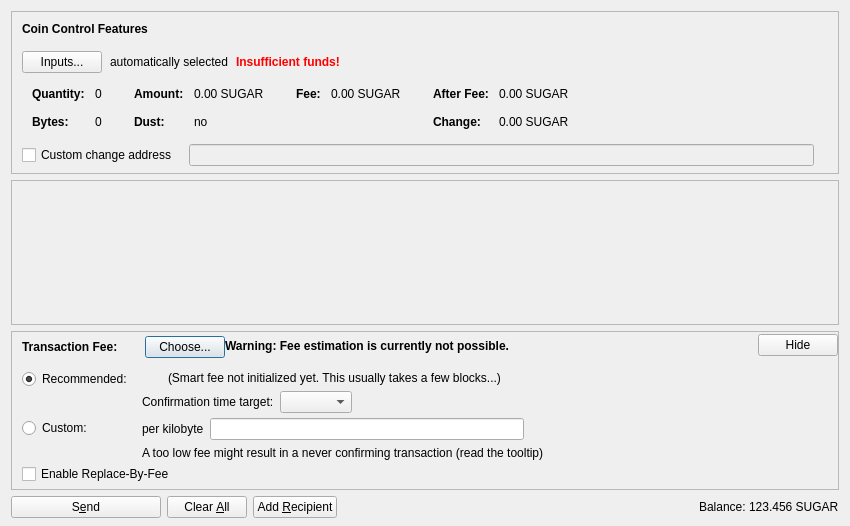
<?xml version="1.0" encoding="UTF-8"?>
<ui version="4.0">
 <class>SendCoinsDialog</class>
 <widget class="QDialog" name="SendCoinsDialog">
  <property name="geometry">
   <rect>
    <x>0</x>
    <y>0</y>
    <width>850</width>
    <height>526</height>
   </rect>
  </property>
  <property name="windowTitle">
   <string>Send Coins</string>
  </property>
  <layout class="QVBoxLayout" name="verticalLayout" stretch="0,1,0,0">
   <property name="bottomMargin">
    <number>8</number>
   </property>
   <item>
    <widget class="QFrame" name="frameCoinControl">
     <property name="sizePolicy">
      <sizepolicy hsizetype="Expanding" vsizetype="Expanding">
       <horstretch>0</horstretch>
       <verstretch>0</verstretch>
      </sizepolicy>
     </property>
     <property name="maximumSize">
      <size>
       <width>16777215</width>
       <height>16777215</height>
      </size>
     </property>
     <property name="frameShape">
      <enum>QFrame::StyledPanel</enum>
     </property>
     <property name="frameShadow">
      <enum>QFrame::Sunken</enum>
     </property>
     <layout class="QVBoxLayout" name="verticalLayoutCoinControl2">
      <property name="spacing">
       <number>0</number>
      </property>
      <property name="leftMargin">
       <number>0</number>
      </property>
      <property name="topMargin">
       <number>0</number>
      </property>
      <property name="rightMargin">
       <number>0</number>
      </property>
      <property name="bottomMargin">
       <number>6</number>
      </property>
      <item>
       <layout class="QVBoxLayout" name="verticalLayoutCoinControl" stretch="0,0,0,0,1">
        <property name="spacing">
         <number>0</number>
        </property>
        <property name="leftMargin">
         <number>10</number>
        </property>
        <property name="topMargin">
         <number>10</number>
        </property>
        <item>
         <layout class="QHBoxLayout" name="horizontalLayoutCoinControl1">
          <property name="bottomMargin">
           <number>15</number>
          </property>
          <item>
           <widget class="QLabel" name="labelCoinControlFeatures">
            <property name="sizePolicy">
             <sizepolicy hsizetype="Preferred" vsizetype="Maximum">
              <horstretch>0</horstretch>
              <verstretch>0</verstretch>
             </sizepolicy>
            </property>
            <property name="font">
             <font>
              <weight>75</weight>
              <bold>true</bold>
             </font>
            </property>
            <property name="styleSheet">
             <string notr="true">font-weight:bold;</string>
            </property>
            <property name="text">
             <string>Coin Control Features</string>
            </property>
           </widget>
          </item>
         </layout>
        </item>
        <item>
         <layout class="QHBoxLayout" name="horizontalLayoutCoinControl2" stretch="0,0,0,0">
          <property name="spacing">
           <number>8</number>
          </property>
          <property name="bottomMargin">
           <number>10</number>
          </property>
          <item>
           <widget class="QPushButton" name="pushButtonCoinControl">
            <property name="styleSheet">
             <string notr="true"/>
            </property>
            <property name="text">
             <string>Inputs...</string>
            </property>
            <property name="autoDefault">
             <bool>false</bool>
            </property>
           </widget>
          </item>
          <item>
           <widget class="QLabel" name="labelCoinControlAutomaticallySelected">
            <property name="text">
             <string>automatically selected</string>
            </property>
            <property name="margin">
             <number>5</number>
            </property>
           </widget>
          </item>
          <item>
           <widget class="QLabel" name="labelCoinControlInsuffFunds">
            <property name="font">
             <font>
              <weight>75</weight>
              <bold>true</bold>
             </font>
            </property>
            <property name="styleSheet">
             <string notr="true">color:red;font-weight:bold;</string>
            </property>
            <property name="text">
             <string>Insufficient funds!</string>
            </property>
            <property name="margin">
             <number>5</number>
            </property>
           </widget>
          </item>
          <item>
           <spacer name="horizontalSpacerCoinControl">
            <property name="orientation">
             <enum>Qt::Horizontal</enum>
            </property>
            <property name="sizeHint" stdset="0">
             <size>
              <width>40</width>
              <height>1</height>
             </size>
            </property>
           </spacer>
          </item>
         </layout>
        </item>
        <item>
         <widget class="QWidget" name="widgetCoinControl" native="true">
          <property name="sizePolicy">
           <sizepolicy hsizetype="Preferred" vsizetype="Preferred">
            <horstretch>0</horstretch>
            <verstretch>0</verstretch>
           </sizepolicy>
          </property>
          <property name="minimumSize">
           <size>
            <width>0</width>
            <height>0</height>
           </size>
          </property>
          <property name="styleSheet">
           <string notr="true"/>
          </property>
          <layout class="QHBoxLayout" name="horizontalLayoutCoinControl5">
           <property name="leftMargin">
            <number>0</number>
           </property>
           <property name="topMargin">
            <number>0</number>
           </property>
           <property name="rightMargin">
            <number>0</number>
           </property>
           <property name="bottomMargin">
            <number>0</number>
           </property>
           <item>
            <layout class="QHBoxLayout" name="horizontalLayoutCoinControl3" stretch="0,0,0,1">
             <property name="spacing">
              <number>20</number>
             </property>
             <property name="topMargin">
              <number>0</number>
             </property>
             <property name="bottomMargin">
              <number>10</number>
             </property>
             <item>
              <layout class="QFormLayout" name="formLayoutCoinControl1">
               <property name="horizontalSpacing">
                <number>10</number>
               </property>
               <property name="verticalSpacing">
                <number>14</number>
               </property>
               <property name="leftMargin">
                <number>10</number>
               </property>
               <property name="topMargin">
                <number>4</number>
               </property>
               <property name="rightMargin">
                <number>6</number>
               </property>
               <item row="0" column="0">
                <widget class="QLabel" name="labelCoinControlQuantityText">
                 <property name="font">
                  <font>
                   <weight>75</weight>
                   <bold>true</bold>
                  </font>
                 </property>
                 <property name="text">
                  <string>Quantity:</string>
                 </property>
                 <property name="margin">
                  <number>0</number>
                 </property>
                </widget>
               </item>
               <item row="0" column="1">
                <widget class="QLabel" name="labelCoinControlQuantity">
                 <property name="cursor">
                  <cursorShape>IBeamCursor</cursorShape>
                 </property>
                 <property name="contextMenuPolicy">
                  <enum>Qt::ActionsContextMenu</enum>
                 </property>
                 <property name="text">
                  <string notr="true">0</string>
                 </property>
                 <property name="margin">
                  <number>0</number>
                 </property>
                 <property name="textInteractionFlags">
                  <set>Qt::LinksAccessibleByMouse|Qt::TextSelectableByKeyboard|Qt::TextSelectableByMouse</set>
                 </property>
                </widget>
               </item>
               <item row="1" column="0">
                <widget class="QLabel" name="labelCoinControlBytesText">
                 <property name="font">
                  <font>
                   <weight>75</weight>
                   <bold>true</bold>
                  </font>
                 </property>
                 <property name="text">
                  <string>Bytes:</string>
                 </property>
                </widget>
               </item>
               <item row="1" column="1">
                <widget class="QLabel" name="labelCoinControlBytes">
                 <property name="cursor">
                  <cursorShape>IBeamCursor</cursorShape>
                 </property>
                 <property name="contextMenuPolicy">
                  <enum>Qt::ActionsContextMenu</enum>
                 </property>
                 <property name="text">
                  <string notr="true">0</string>
                 </property>
                 <property name="textInteractionFlags">
                  <set>Qt::LinksAccessibleByMouse|Qt::TextSelectableByKeyboard|Qt::TextSelectableByMouse</set>
                 </property>
                </widget>
               </item>
              </layout>
             </item>
             <item>
              <layout class="QFormLayout" name="formLayoutCoinControl2">
               <property name="horizontalSpacing">
                <number>10</number>
               </property>
               <property name="verticalSpacing">
                <number>14</number>
               </property>
               <property name="leftMargin">
                <number>6</number>
               </property>
               <property name="topMargin">
                <number>4</number>
               </property>
               <property name="rightMargin">
                <number>6</number>
               </property>
               <item row="0" column="0">
                <widget class="QLabel" name="labelCoinControlAmountText">
                 <property name="font">
                  <font>
                   <weight>75</weight>
                   <bold>true</bold>
                  </font>
                 </property>
                 <property name="text">
                  <string>Amount:</string>
                 </property>
                 <property name="margin">
                  <number>0</number>
                 </property>
                </widget>
               </item>
               <item row="0" column="1">
                <widget class="QLabel" name="labelCoinControlAmount">
                 <property name="cursor">
                  <cursorShape>IBeamCursor</cursorShape>
                 </property>
                 <property name="contextMenuPolicy">
                  <enum>Qt::ActionsContextMenu</enum>
                 </property>
                 <property name="text">
                  <string notr="true">0.00 SUGAR</string>
                 </property>
                 <property name="textInteractionFlags">
                  <set>Qt::LinksAccessibleByMouse|Qt::TextSelectableByKeyboard|Qt::TextSelectableByMouse</set>
                 </property>
                </widget>
               </item>
               <item row="1" column="0">
                <widget class="QLabel" name="labelCoinControlLowOutputText">
                 <property name="font">
                  <font>
                   <weight>75</weight>
                   <bold>true</bold>
                  </font>
                 </property>
                 <property name="text">
                  <string>Dust:</string>
                 </property>
                </widget>
               </item>
               <item row="1" column="1">
                <widget class="QLabel" name="labelCoinControlLowOutput">
                 <property name="cursor">
                  <cursorShape>IBeamCursor</cursorShape>
                 </property>
                 <property name="contextMenuPolicy">
                  <enum>Qt::ActionsContextMenu</enum>
                 </property>
                 <property name="text">
                  <string notr="true">no</string>
                 </property>
                 <property name="textInteractionFlags">
                  <set>Qt::LinksAccessibleByMouse|Qt::TextSelectableByKeyboard|Qt::TextSelectableByMouse</set>
                 </property>
                </widget>
               </item>
              </layout>
             </item>
             <item>
              <layout class="QFormLayout" name="formLayoutCoinControl3">
               <property name="horizontalSpacing">
                <number>10</number>
               </property>
               <property name="verticalSpacing">
                <number>14</number>
               </property>
               <property name="leftMargin">
                <number>6</number>
               </property>
               <property name="topMargin">
                <number>4</number>
               </property>
               <property name="rightMargin">
                <number>6</number>
               </property>
               <item row="0" column="0">
                <widget class="QLabel" name="labelCoinControlFeeText">
                 <property name="font">
                  <font>
                   <weight>75</weight>
                   <bold>true</bold>
                  </font>
                 </property>
                 <property name="text">
                  <string>Fee:</string>
                 </property>
                 <property name="margin">
                  <number>0</number>
                 </property>
                </widget>
               </item>
               <item row="0" column="1">
                <widget class="QLabel" name="labelCoinControlFee">
                 <property name="cursor">
                  <cursorShape>IBeamCursor</cursorShape>
                 </property>
                 <property name="contextMenuPolicy">
                  <enum>Qt::ActionsContextMenu</enum>
                 </property>
                 <property name="text">
                  <string notr="true">0.00 SUGAR</string>
                 </property>
                 <property name="textInteractionFlags">
                  <set>Qt::LinksAccessibleByMouse|Qt::TextSelectableByKeyboard|Qt::TextSelectableByMouse</set>
                 </property>
                </widget>
               </item>
              </layout>
             </item>
             <item>
              <layout class="QFormLayout" name="formLayoutCoinControl4">
               <property name="horizontalSpacing">
                <number>10</number>
               </property>
               <property name="verticalSpacing">
                <number>14</number>
               </property>
               <property name="leftMargin">
                <number>6</number>
               </property>
               <property name="topMargin">
                <number>4</number>
               </property>
               <property name="rightMargin">
                <number>6</number>
               </property>
               <item row="0" column="0">
                <widget class="QLabel" name="labelCoinControlAfterFeeText">
                 <property name="font">
                  <font>
                   <weight>75</weight>
                   <bold>true</bold>
                  </font>
                 </property>
                 <property name="text">
                  <string>After Fee:</string>
                 </property>
                 <property name="margin">
                  <number>0</number>
                 </property>
                </widget>
               </item>
               <item row="0" column="1">
                <widget class="QLabel" name="labelCoinControlAfterFee">
                 <property name="cursor">
                  <cursorShape>IBeamCursor</cursorShape>
                 </property>
                 <property name="contextMenuPolicy">
                  <enum>Qt::ActionsContextMenu</enum>
                 </property>
                 <property name="text">
                  <string notr="true">0.00 SUGAR</string>
                 </property>
                 <property name="textInteractionFlags">
                  <set>Qt::LinksAccessibleByMouse|Qt::TextSelectableByKeyboard|Qt::TextSelectableByMouse</set>
                 </property>
                </widget>
               </item>
               <item row="1" column="0">
                <widget class="QLabel" name="labelCoinControlChangeText">
                 <property name="font">
                  <font>
                   <weight>75</weight>
                   <bold>true</bold>
                  </font>
                 </property>
                 <property name="text">
                  <string>Change:</string>
                 </property>
                </widget>
               </item>
               <item row="1" column="1">
                <widget class="QLabel" name="labelCoinControlChange">
                 <property name="cursor">
                  <cursorShape>IBeamCursor</cursorShape>
                 </property>
                 <property name="contextMenuPolicy">
                  <enum>Qt::ActionsContextMenu</enum>
                 </property>
                 <property name="text">
                  <string notr="true">0.00 SUGAR</string>
                 </property>
                 <property name="textInteractionFlags">
                  <set>Qt::LinksAccessibleByMouse|Qt::TextSelectableByKeyboard|Qt::TextSelectableByMouse</set>
                 </property>
                </widget>
               </item>
              </layout>
             </item>
            </layout>
           </item>
          </layout>
         </widget>
        </item>
        <item>
         <layout class="QHBoxLayout" name="horizontalLayoutCoinControl4" stretch="0,0,0">
          <property name="spacing">
           <number>12</number>
          </property>
          <property name="sizeConstraint">
           <enum>QLayout::SetDefaultConstraint</enum>
          </property>
          <property name="topMargin">
           <number>5</number>
          </property>
          <property name="rightMargin">
           <number>5</number>
          </property>
          <item>
           <widget class="QCheckBox" name="checkBoxCoinControlChange">
            <property name="toolTip">
             <string>If this is activated, but the change address is empty or invalid, change will be sent to a newly generated address.</string>
            </property>
            <property name="text">
             <string>Custom change address</string>
            </property>
           </widget>
          </item>
          <item>
           <widget class="QValidatedLineEdit" name="lineEditCoinControlChange">
            <property name="enabled">
             <bool>false</bool>
            </property>
            <property name="sizePolicy">
             <sizepolicy hsizetype="Expanding" vsizetype="Fixed">
              <horstretch>0</horstretch>
              <verstretch>0</verstretch>
             </sizepolicy>
            </property>
           </widget>
          </item>
          <item>
           <widget class="QLabel" name="labelCoinControlChangeLabel">
            <property name="sizePolicy">
             <sizepolicy hsizetype="Preferred" vsizetype="Expanding">
              <horstretch>0</horstretch>
              <verstretch>0</verstretch>
             </sizepolicy>
            </property>
            <property name="minimumSize">
             <size>
              <width>0</width>
              <height>0</height>
             </size>
            </property>
            <property name="text">
             <string/>
            </property>
            <property name="margin">
             <number>3</number>
            </property>
           </widget>
          </item>
         </layout>
        </item>
        <item>
         <spacer name="verticalSpacerCoinControl">
          <property name="orientation">
           <enum>Qt::Vertical</enum>
          </property>
          <property name="sizeHint" stdset="0">
           <size>
            <width>800</width>
            <height>1</height>
           </size>
          </property>
         </spacer>
        </item>
       </layout>
      </item>
     </layout>
    </widget>
   </item>
   <item>
    <widget class="QScrollArea" name="scrollArea">
     <property name="widgetResizable">
      <bool>true</bool>
     </property>
     <widget class="QWidget" name="scrollAreaWidgetContents">
      <property name="geometry">
       <rect>
        <x>0</x>
        <y>0</y>
        <width>830</width>
        <height>104</height>
       </rect>
      </property>
      <layout class="QVBoxLayout" name="verticalLayout_2" stretch="0,1">
       <property name="leftMargin">
        <number>0</number>
       </property>
       <property name="topMargin">
        <number>0</number>
       </property>
       <property name="rightMargin">
        <number>0</number>
       </property>
       <property name="bottomMargin">
        <number>0</number>
       </property>
       <item>
        <layout class="QVBoxLayout" name="entries">
         <property name="spacing">
          <number>6</number>
         </property>
        </layout>
       </item>
       <item>
        <spacer name="verticalSpacer">
         <property name="orientation">
          <enum>Qt::Vertical</enum>
         </property>
         <property name="sizeHint" stdset="0">
          <size>
           <width>20</width>
           <height>40</height>
          </size>
         </property>
        </spacer>
       </item>
      </layout>
     </widget>
    </widget>
   </item>
   <item>
    <widget class="QFrame" name="frameFee">
     <property name="sizePolicy">
      <sizepolicy hsizetype="Expanding" vsizetype="Expanding">
       <horstretch>0</horstretch>
       <verstretch>0</verstretch>
      </sizepolicy>
     </property>
     <property name="maximumSize">
      <size>
       <width>16777215</width>
       <height>16777215</height>
      </size>
     </property>
     <property name="frameShape">
      <enum>QFrame::StyledPanel</enum>
     </property>
     <property name="frameShadow">
      <enum>QFrame::Sunken</enum>
     </property>
     <layout class="QVBoxLayout" name="verticalLayoutFee1">
      <property name="spacing">
       <number>0</number>
      </property>
      <property name="leftMargin">
       <number>0</number>
      </property>
      <property name="topMargin">
       <number>0</number>
      </property>
      <property name="rightMargin">
       <number>0</number>
      </property>
      <property name="bottomMargin">
       <number>0</number>
      </property>
      <item>
       <layout class="QVBoxLayout" name="verticalLayoutFee2" stretch="0,0,0">
        <property name="spacing">
         <number>0</number>
        </property>
        <property name="leftMargin">
         <number>10</number>
        </property>
        <property name="topMargin">
         <number>0</number>
        </property>
        <item>
         <layout class="QHBoxLayout" name="horizontalLayoutFee1">
          <property name="bottomMargin">
           <number>0</number>
          </property>
          <item>
           <layout class="QVBoxLayout" name="verticalLayoutFee7">
            <property name="spacing">
             <number>0</number>
            </property>
            <item>
             <spacer name="verticalSpacerSmartFee">
              <property name="orientation">
               <enum>Qt::Vertical</enum>
              </property>
              <property name="sizeType">
               <enum>QSizePolicy::Fixed</enum>
              </property>
              <property name="sizeHint" stdset="0">
               <size>
                <width>1</width>
                <height>4</height>
               </size>
              </property>
             </spacer>
            </item>
            <item>
             <layout class="QHBoxLayout" name="horizontalLayoutSmartFee">
              <property name="spacing">
               <number>10</number>
              </property>
              <item>
               <widget class="QLabel" name="labelFeeHeadline">
                <property name="sizePolicy">
                 <sizepolicy hsizetype="Preferred" vsizetype="Maximum">
                  <horstretch>0</horstretch>
                  <verstretch>0</verstretch>
                 </sizepolicy>
                </property>
                <property name="font">
                 <font>
                  <weight>75</weight>
                  <bold>true</bold>
                 </font>
                </property>
                <property name="styleSheet">
                 <string notr="true">font-weight:bold;</string>
                </property>
                <property name="text">
                 <string>Transaction Fee:</string>
                </property>
               </widget>
              </item>
              <item>
               <widget class="QLabel" name="labelFeeMinimized">
                <property name="text">
                 <string/>
                </property>
               </widget>
              </item>
              <item>
               <widget class="QPushButton" name="buttonChooseFee">
                <property name="text">
                 <string>Choose...</string>
                </property>
               </widget>
              </item>
             </layout>
            </item>
            <item>
             <spacer name="verticalSpacer_5">
              <property name="orientation">
               <enum>Qt::Vertical</enum>
              </property>
              <property name="sizeHint" stdset="0">
               <size>
                <width>1</width>
                <height>1</height>
               </size>
              </property>
             </spacer>
            </item>
           </layout>
          </item>
          <item>
           <widget class="QLabel" name="fallbackFeeWarningLabel">
            <property name="toolTip">
             <string>Using the fallbackfee can result in sending a transaction that will take several hours or days (or never) to confirm. Consider choosing your fee manually or wait until you have validated the complete chain.</string>
            </property>
            <property name="font">
            <font>
                <weight>75</weight>
                <bold>true</bold>
            </font>
            </property>
            <property name="text">
             <string>Warning: Fee estimation is currently not possible.</string>
            </property>
            <property name="wordWrap">
             <bool>false</bool>
            </property>
           </widget>
          </item>
          <item>
           <spacer name="horizontalSpacer_4">
            <property name="orientation">
             <enum>Qt::Horizontal</enum>
            </property>
            <property name="sizeType">
             <enum>QSizePolicy::MinimumExpanding</enum>
            </property>
            <property name="sizeHint" stdset="0">
             <size>
              <width>40</width>
              <height>20</height>
             </size>
            </property>
           </spacer>
          </item>
          <item>
           <widget class="QPushButton" name="buttonMinimizeFee">
            <property name="toolTip">
             <string>Hide transaction fee settings</string>
            </property>
            <property name="text">
             <string>Hide</string>
            </property>
           </widget>
          </item>
         </layout>
        </item>
        <item>
         <widget class="QFrame" name="frameFeeSelection">
          <layout class="QVBoxLayout" name="verticalLayoutFee12">
           <property name="spacing">
            <number>0</number>
           </property>
           <property name="leftMargin">
            <number>0</number>
           </property>
           <property name="topMargin">
            <number>0</number>
           </property>
           <property name="rightMargin">
            <number>0</number>
           </property>
           <property name="bottomMargin">
            <number>0</number>
           </property>
           <item>
            <layout class="QGridLayout" name="gridLayoutFee">
             <property name="topMargin">
              <number>10</number>
             </property>
             <property name="bottomMargin">
              <number>4</number>
             </property>
             <property name="horizontalSpacing">
              <number>10</number>
             </property>
             <property name="verticalSpacing">
              <number>4</number>
             </property>
             <item row="1" column="1">
              <layout class="QVBoxLayout" name="verticalLayoutFee8">
               <property name="spacing">
                <number>6</number>
               </property>
               <item>
                <layout class="QHBoxLayout" name="horizontalLayoutFee13">
                 <item>
                  <widget class="QLabel" name="labelCustomPerKilobyte">
                   <property name="toolTip">
                    <string>Specify a custom fee per kB (1,000 bytes) of the transaction's virtual size.

Note:  Since the fee is calculated on a per-byte basis, a fee of "100 satoshis per kB" for a transaction size of 500 bytes (half of 1 kB) would ultimately yield a fee of only 50 satoshis.</string>
                   </property>
                   <property name="text">
                    <string>per kilobyte</string>
                   </property>
                  </widget>
                 </item>
                 <item>
                  <widget class="BitcoinAmountField" name="customFee"/>
                 </item>
                 <item>
                  <spacer name="horizontalSpacer_6">
                   <property name="orientation">
                    <enum>Qt::Horizontal</enum>
                   </property>
                   <property name="sizeHint" stdset="0">
                    <size>
                     <width>1</width>
                     <height>1</height>
                    </size>
                   </property>
                  </spacer>
                 </item>
                </layout>
               </item>
               <item>
                <layout class="QHBoxLayout" name="horizontalLayoutFee8">
                 <item>
                  <widget class="QLabel" name="labelCustomFeeWarning">
                   <property name="enabled">
                    <bool>true</bool>
                   </property>
                   <property name="toolTip">
                    <string>When there is less transaction volume than space in the blocks, miners as well as relaying nodes may enforce a minimum fee. Paying only this minimum fee is just fine, but be aware that this can result in a never confirming transaction once there is more demand for sugarchain transactions than the network can process.</string>
                   </property>
                   <property name="text">
                    <string>A too low fee might result in a never confirming transaction (read the tooltip)</string>
                   </property>
                  </widget>
                 </item>
                 <item>
                  <spacer name="horizontalSpacer_2">
                   <property name="orientation">
                    <enum>Qt::Horizontal</enum>
                   </property>
                   <property name="sizeHint" stdset="0">
                    <size>
                     <width>1</width>
                     <height>1</height>
                    </size>
                   </property>
                  </spacer>
                 </item>
                </layout>
               </item>
              </layout>
             </item>
             <item row="0" column="0">
              <layout class="QVBoxLayout" name="verticalLayoutFee4" stretch="0,1">
               <item>
                <widget class="QRadioButton" name="radioSmartFee">
                 <property name="text">
                  <string>Recommended:</string>
                 </property>
                 <property name="checked">
                  <bool>true</bool>
                 </property>
                 <attribute name="buttonGroup">
                  <string notr="true">groupFee</string>
                 </attribute>
                </widget>
               </item>
               <item>
                <spacer name="verticalSpacer_2">
                 <property name="orientation">
                  <enum>Qt::Vertical</enum>
                 </property>
                 <property name="sizeHint" stdset="0">
                  <size>
                   <width>1</width>
                   <height>1</height>
                  </size>
                 </property>
                </spacer>
               </item>
              </layout>
             </item>
             <item row="1" column="0">
              <layout class="QVBoxLayout" name="verticalLayoutFee9" stretch="0,1">
               <item>
                <widget class="QRadioButton" name="radioCustomFee">
                 <property name="text">
                  <string>Custom:</string>
                 </property>
                 <attribute name="buttonGroup">
                  <string notr="true">groupFee</string>
                 </attribute>
                </widget>
               </item>
               <item>
                <spacer name="verticalSpacer_6">
                 <property name="orientation">
                  <enum>Qt::Vertical</enum>
                 </property>
                 <property name="sizeHint" stdset="0">
                  <size>
                   <width>1</width>
                   <height>1</height>
                  </size>
                 </property>
                </spacer>
               </item>
              </layout>
             </item>
             <item row="0" column="1">
              <layout class="QVBoxLayout" name="verticalLayoutFee3" stretch="0,0,1">
               <property name="spacing">
                <number>6</number>
               </property>
               <property name="topMargin">
                <number>2</number>
               </property>
               <item>
                <layout class="QHBoxLayout" name="horizontalLayoutFee12">
                 <item>
                  <widget class="QLabel" name="labelSmartFee">
                   <property name="text">
                    <string/>
                   </property>
                  </widget>
                 </item>
                 <item>
                  <widget class="QLabel" name="labelFeeEstimation">
                   <property name="text">
                    <string/>
                   </property>
                  </widget>
                 </item>
                 <item>
                  <widget class="QLabel" name="labelSmartFee2">
                   <property name="text">
                    <string>(Smart fee not initialized yet. This usually takes a few blocks...)</string>
                   </property>
                  </widget>
                 </item>
                 <item>
                  <spacer name="horizontalSpacer_5">
                   <property name="orientation">
                    <enum>Qt::Horizontal</enum>
                   </property>
                   <property name="sizeHint" stdset="0">
                    <size>
                     <width>1</width>
                     <height>1</height>
                    </size>
                   </property>
                  </spacer>
                 </item>
                </layout>
               </item>
               <item>
                <layout class="QHBoxLayout" name="horizontalLayoutFee9">
                 <item>
                  <layout class="QVBoxLayout" name="verticalLayoutFee6">
                   <item>
                    <widget class="QLabel" name="labelSmartFee3">
                     <property name="text">
                      <string>Confirmation time target:</string>
                     </property>
                    </widget>
                   </item>
                  </layout>
                 </item>
                 <item>
                  <layout class="QVBoxLayout" name="verticalLayoutFee5">
                   <property name="rightMargin">
                    <number>30</number>
                   </property>
                   <item>
                    <layout class="QHBoxLayout" name="horizontalLayoutConfTarget">
                     <property name="bottomMargin">
                      <number>0</number>
                     </property>
                     <item>
                      <widget class="QComboBox" name="confTargetSelector"/>
                     </item>
                     <item>
                      <spacer name="horizontalSpacerConfTarget">
                       <property name="orientation">
                        <enum>Qt::Horizontal</enum>
                       </property>
                       <property name="sizeHint" stdset="0">
                        <size>
                         <width>40</width>
                         <height>20</height>
                        </size>
                       </property>
                      </spacer>
                     </item>
                    </layout>
                   </item>
                  </layout>
                 </item>
                </layout>
               </item>
               <item>
                <spacer name="verticalSpacer_4">
                 <property name="orientation">
                  <enum>Qt::Vertical</enum>
                 </property>
                 <property name="sizeHint" stdset="0">
                  <size>
                   <width>1</width>
                   <height>1</height>
                  </size>
                 </property>
                </spacer>
               </item>
              </layout>
             </item>
            </layout>
           </item>
           <item>
            <widget class="QCheckBox" name="optInRBF">
             <property name="text">
              <string>Enable Replace-By-Fee</string>
             </property>
             <property name="toolTip">
              <string>With Replace-By-Fee (BIP-125) you can increase a transaction's fee after it is sent. Without this, a higher fee may be recommended to compensate for increased transaction delay risk.</string>
             </property>
            </widget>
           </item>
          </layout>
         </widget>
        </item>
        <item>
         <spacer name="verticalSpacerFee">
          <property name="orientation">
           <enum>Qt::Vertical</enum>
          </property>
          <property name="sizeHint" stdset="0">
           <size>
            <width>40</width>
            <height>5</height>
           </size>
          </property>
         </spacer>
        </item>
       </layout>
      </item>
     </layout>
    </widget>
   </item>
   <item>
    <layout class="QHBoxLayout" name="horizontalLayout">
     <item>
      <widget class="QPushButton" name="sendButton">
       <property name="minimumSize">
        <size>
         <width>150</width>
         <height>0</height>
        </size>
       </property>
       <property name="toolTip">
        <string>Confirm the send action</string>
       </property>
       <property name="text">
        <string>S&amp;end</string>
       </property>
       <property name="icon">
        <iconset resource="../bitcoin.qrc">
         <normaloff>:/icons/send</normaloff>:/icons/send</iconset>
       </property>
       <property name="autoDefault">
        <bool>false</bool>
       </property>
       <property name="default">
        <bool>false</bool>
       </property>
      </widget>
     </item>
     <item>
      <widget class="QPushButton" name="clearButton">
       <property name="sizePolicy">
        <sizepolicy hsizetype="Minimum" vsizetype="Fixed">
         <horstretch>0</horstretch>
         <verstretch>0</verstretch>
        </sizepolicy>
       </property>
       <property name="toolTip">
        <string>Clear all fields of the form.</string>
       </property>
       <property name="text">
        <string>Clear &amp;All</string>
       </property>
       <property name="icon">
        <iconset resource="../bitcoin.qrc">
         <normaloff>:/icons/remove</normaloff>:/icons/remove</iconset>
       </property>
       <property name="autoDefault">
        <bool>false</bool>
       </property>
      </widget>
     </item>
     <item>
      <widget class="QPushButton" name="addButton">
       <property name="toolTip">
        <string>Send to multiple recipients at once</string>
       </property>
       <property name="text">
        <string>Add &amp;Recipient</string>
       </property>
       <property name="icon">
        <iconset resource="../bitcoin.qrc">
         <normaloff>:/icons/add</normaloff>:/icons/add</iconset>
       </property>
       <property name="autoDefault">
        <bool>false</bool>
       </property>
      </widget>
     </item>
     <item>
      <spacer name="horizontalSpacer">
       <property name="orientation">
        <enum>Qt::Horizontal</enum>
       </property>
       <property name="sizeHint" stdset="0">
        <size>
         <width>40</width>
         <height>20</height>
        </size>
       </property>
      </spacer>
     </item>
     <item>
      <layout class="QHBoxLayout" name="horizontalLayout_2">
       <property name="spacing">
        <number>3</number>
       </property>
       <item>
        <widget class="QLabel" name="labelBalanceName">
         <property name="sizePolicy">
          <sizepolicy hsizetype="Preferred" vsizetype="Fixed">
           <horstretch>0</horstretch>
           <verstretch>0</verstretch>
          </sizepolicy>
         </property>
         <property name="text">
          <string>Balance:</string>
         </property>
        </widget>
       </item>
       <item>
        <widget class="QLabel" name="labelBalance">
         <property name="sizePolicy">
          <sizepolicy hsizetype="Preferred" vsizetype="Fixed">
           <horstretch>0</horstretch>
           <verstretch>0</verstretch>
          </sizepolicy>
         </property>
         <property name="cursor">
          <cursorShape>IBeamCursor</cursorShape>
         </property>
         <property name="text">
          <string notr="true">123.456 SUGAR</string>
         </property>
         <property name="textInteractionFlags">
          <set>Qt::LinksAccessibleByMouse|Qt::TextSelectableByKeyboard|Qt::TextSelectableByMouse</set>
         </property>
        </widget>
       </item>
      </layout>
     </item>
    </layout>
   </item>
  </layout>
 </widget>
 <customwidgets>
  <customwidget>
   <class>QValidatedLineEdit</class>
   <extends>QLineEdit</extends>
   <header>qt/qvalidatedlineedit.h</header>
  </customwidget>
  <customwidget>
   <class>BitcoinAmountField</class>
   <extends>QLineEdit</extends>
   <header>qt/bitcoinamountfield.h</header>
   <container>1</container>
  </customwidget>
 </customwidgets>
 <resources>
  <include location="../bitcoin.qrc"/>
 </resources>
 <connections/>
 <buttongroups>
  <buttongroup name="groupFee"/>
 </buttongroups>
</ui>
